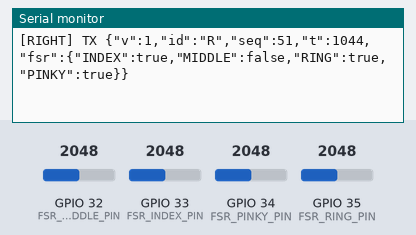
The sketch below on a simulated ESP32. Shown: the last lines printed to the serial monitor. Inputs (shaded band) come from the test bench; at power-on: GPIO 32 (FSR_MIDDLE_PIN) = 2048, GPIO 33 (FSR_INDEX_PIN) = 2048, GPIO 34 (FSR_PINKY_PIN) = 2048, GPIO 35 (FSR_RING_PIN) = 2048 (analog values on the 0–4095 scale).

Above: at 1.2 s.
1.3 s: GPIO 32 (FSR_MIDDLE_PIN) set to 2353
At 1.49 s:
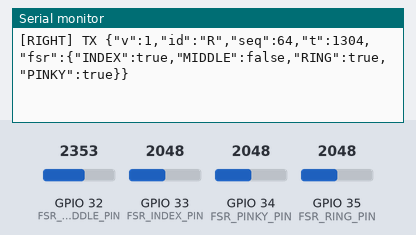
2.8 s: GPIO 32 (FSR_MIDDLE_PIN) set to 2444
At 3.06 s:
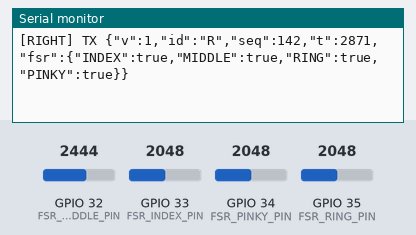
4.6 s: GPIO 33 (FSR_INDEX_PIN) set to 1246
At 4.62 s:
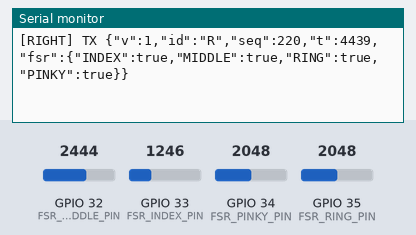
6.1 s: GPIO 33 (FSR_INDEX_PIN) set to 1141
At 6.45 s:
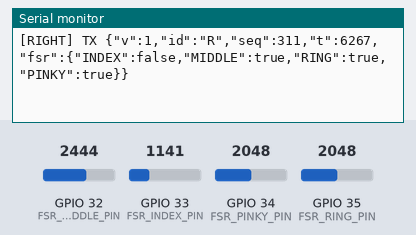
8.0 s: GPIO 34 (FSR_PINKY_PIN) set to 1257
At 8.03 s:
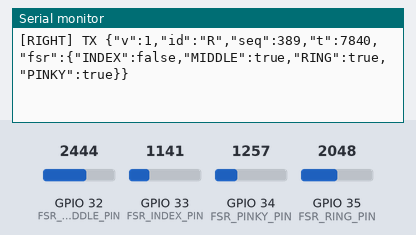
11.0 s: GPIO 34 (FSR_PINKY_PIN) set to 1148
At 11.44 s:
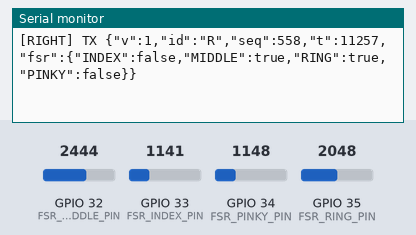

Measured:
- the behaviour switches between 2400 and 2401 on GPIO 32 (FSR_MIDDLE_PIN) (found by bisection; images 1 and 2)
- the behaviour switches between 1201 and 1200 on GPIO 33 (FSR_INDEX_PIN) (found by bisection; images 3 and 4)
- the behaviour switches between 1201 and 1200 on GPIO 34 (FSR_PINKY_PIN) (found by bisection; images 5 and 6)
- after the input at 2.8 s, the serial monitor: prints a new line after 0.07 s (image 2)
- after the input at 6.1 s, the serial monitor: prints a new line after 0.17 s (image 4)
- after the input at 11.0 s, the serial monitor: prints a new line after 0.26 s (image 6)

The sketch:

glove_right.ino
```cpp
#include <Arduino.h>
#include <WiFi.h>
#include <esp_err.h>
#include <esp_now.h>
#include <esp_wifi.h>
#include <ArduinoJson.h>
#include "soc/soc.h"
#include "soc/rtc_cntl_reg.h"
#if __has_include(<esp_arduino_version.h>)
#include <esp_arduino_version.h>
#else
#define ESP_ARDUINO_VERSION_MAJOR 2
#endif

// --------------------------------------------
// GLOVE RIGHT FIRMWARE (ESP-NOW TX)
// Right glove hardware: FSR sensors only.
// Left glove owns flex/posture sensing and the only IMU used by the system.
// --------------------------------------------
// Fill in the vest/hub ESP32 MAC here.
// This is the ESP32 on the vest, connected to the Raspberry Pi over USB serial.
static uint8_t HUB_MAC[6] = {0x4c, 0xc3, 0x82, 0xcc, 0xd0, 0x04};

static const char* GLOVE_ID = "R";
static const uint8_t ESPNOW_CHANNEL = 1;
static const uint32_t SEND_INTERVAL_MS = 20;  // 50 Hz
static const bool SERIAL_DEBUG_TX = true;
static const uint32_t SERIAL_DEBUG_INTERVAL_MS = 250;

// Use ADC1 pins here. ADC2 pins such as GPIO25/GPIO26/GPIO27/GPIO14
// conflict with Wi-Fi/ESP-NOW on classic ESP32 boards.
static const int FSR_INDEX_PIN = 33;
static const int FSR_MIDDLE_PIN = 32;
static const int FSR_RING_PIN = 35;
static const int FSR_PINKY_PIN = 34;

// Per-finger ADC press thresholds. The sensors don't share a resting value
// (different FSRs, divider resistors and strap tension), so each gets its own.
// MIDDLE reads pressed at rest with the shared 1200, hence the higher value.
static const int FSR_INDEX_THRESHOLD = 1200;
static const int FSR_MIDDLE_THRESHOLD = 2400;
static const int FSR_RING_THRESHOLD = 1200;
static const int FSR_PINKY_THRESHOLD = 1200;

uint32_t seq_no = 0;
uint32_t last_send_ms = 0;
uint32_t last_debug_tx_ms = 0;
volatile bool send_in_flight = false;
uint32_t last_send_start_ms = 0;

bool fsrPressed(int pin, int threshold) {
  return analogRead(pin) > threshold;
}

void onSendStatus(esp_now_send_status_t status) {
  send_in_flight = false;
  if (status != ESP_NOW_SEND_SUCCESS) {
    Serial.println("[RIGHT] ESP-NOW send failed");
  }
}

#if defined(ESP_ARDUINO_VERSION_MAJOR) && (ESP_ARDUINO_VERSION_MAJOR >= 3)
void onDataSent(const wifi_tx_info_t* tx_info, esp_now_send_status_t status) {
  (void)tx_info;
  onSendStatus(status);
}
#else
void onDataSent(const uint8_t* mac_addr, esp_now_send_status_t status) {
  (void)mac_addr;
  onSendStatus(status);
}
#endif

bool initEspNow() {
  WiFi.mode(WIFI_STA);
  WiFi.disconnect();
  esp_wifi_set_channel(ESPNOW_CHANNEL, WIFI_SECOND_CHAN_NONE);

  if (esp_now_init() != ESP_OK) {
    Serial.println("[RIGHT] ESP-NOW init failed");
    return false;
  }

  esp_now_register_send_cb(onDataSent);

  esp_now_peer_info_t peer_info = {};
  memcpy(peer_info.peer_addr, HUB_MAC, 6);
  peer_info.channel = ESPNOW_CHANNEL;
  peer_info.encrypt = false;

  if (esp_now_add_peer(&peer_info) != ESP_OK) {
    Serial.println("[RIGHT] Failed to add hub peer");
    return false;
  }
  return true;
}

void setup() {
  WRITE_PERI_REG(RTC_CNTL_BROWN_OUT_REG, 0);
  Serial.begin(115200);
  analogReadResolution(12);

  pinMode(FSR_INDEX_PIN, INPUT);
  pinMode(FSR_MIDDLE_PIN, INPUT);
  pinMode(FSR_RING_PIN, INPUT);
  pinMode(FSR_PINKY_PIN, INPUT);

  Serial.println("[RIGHT] FSR-only right glove");

  if (!initEspNow()) {
    while (true) {
      delay(1000);
    }
  }

  Serial.println("[RIGHT] Ready");
}

void loop() {
  uint32_t now = millis();
  if ((now - last_send_ms) < SEND_INTERVAL_MS) {
    return;
  }

  if (send_in_flight) {
    if ((now - last_send_start_ms) < 200) {
      return;
    }
    send_in_flight = false;
  }

  last_send_ms = now;

  StaticJsonDocument<384> doc;
  doc["v"] = 1;
  doc["id"] = GLOVE_ID;
  doc["seq"] = seq_no++;
  doc["t"] = now;

  JsonObject fsr = doc.createNestedObject("fsr");
  fsr["INDEX"] = fsrPressed(FSR_INDEX_PIN, FSR_INDEX_THRESHOLD);
  fsr["MIDDLE"] = fsrPressed(FSR_MIDDLE_PIN, FSR_MIDDLE_THRESHOLD);
  fsr["RING"] = fsrPressed(FSR_RING_PIN, FSR_RING_THRESHOLD);
  fsr["PINKY"] = fsrPressed(FSR_PINKY_PIN, FSR_PINKY_THRESHOLD);

  char payload[220];
  size_t len = serializeJson(doc, payload, sizeof(payload));
  if (len == 0 || len >= sizeof(payload)) {
    Serial.println("[RIGHT] JSON too large, dropped");
    return;
  }

  if (SERIAL_DEBUG_TX && (now - last_debug_tx_ms) >= SERIAL_DEBUG_INTERVAL_MS) {
    last_debug_tx_ms = now;
    Serial.print("[RIGHT] TX ");
    Serial.println(payload);
  }

  esp_err_t result = esp_now_send(HUB_MAC, reinterpret_cast<const uint8_t*>(payload), len);
  if (result == ESP_OK) {
    send_in_flight = true;
    last_send_start_ms = now;
  } else {
    send_in_flight = false;
    Serial.printf("[RIGHT] esp_now_send error=%d (%s)\n", result, esp_err_to_name(result));
  }
}
```
